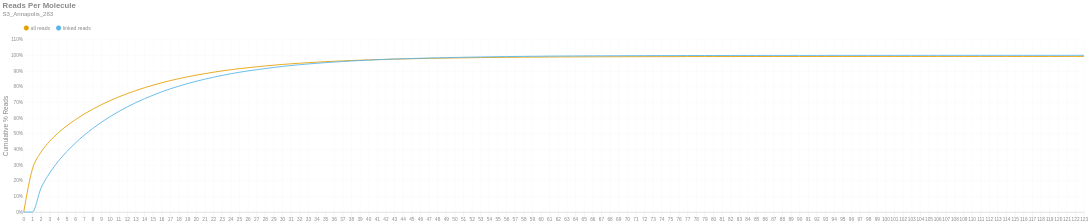

Notebook cell for this chart:
### Markdown cell above
### Reads per Molecule
This chart shows the cumulative distribution of the number of reads per linked molecule. That is, how many alignments are associated with a unique molecule. This excludes the number of reads associated with invalid or absent linked-read barcodes. The `linked` histogram is the percentages recalculated when disregarding singletons.

### Code cell
if SKIPLR:
    print_html(f"Skipped")
else:
    counts = np.bincount(valids['reads'].cast(pl.Int64).to_numpy())
    weighted = counts * np.arange(len(counts))
    all_perc = weighted / n_reads
    linked_perc = weighted / n_linked_reads
    linked_perc[1] = 0
    binned_df = pl.DataFrame({
        'readsper': list(range(len(counts))),
        'all reads (cumsum)': np.cumsum(all_perc).tolist(),
        'linked reads (cumsum)': np.cumsum(linked_perc).tolist(),
    })

    with SafeRender(binned_df):
        (
            density_plot(binned_df, 'Reads Per Molecule', samplename, 'readspmol')
            .encode(
                x=alt.X('readsper:O', title=None).axis(labelAngle=0).scale(padding=0),
                y=alt.Y('value:Q', title='Cumulative % Reads').axis(format='%').stack(False),
                color=alt.Color("key:N").scale(domain=["all reads", "linked reads"]),
                tooltip=[
                    alt.Tooltip("key:N", title="Data Type"),
                    alt.Tooltip("readsper:O", title="Reads Per Molecule"),
                    alt.Tooltip("value:Q", format=".2%", title="% Reads (Cum.)")
                ]            
            )
        ).display()

### Figure 1 — Vega-Lite specification as saved in the notebook (floating-point values rounded to 4 significant figures)
{"width": "container", "height": 400, "config": {"title": {"anchor": "start", "dy": -15, "fontSize": 18, "color": "#888888", "subtitleColor": "#888888", "subtitleFontSize": 14}, "arc": {"fill": "#0072B2"}, "axis": {"domainColor": "#888888", "domainWidth": 0.5, "gridWidth": 0.2, "grid": false, "titleFontWeight": 400, "titleFontSize": 15, "labelFontSize": 11, "labelColor": "#888888", "tickColor": "#888888", "tickWidth": 0.2, "titleColor": "#888888"}, "axisBand": {"grid": false}, "axisX": {"grid": true, "tickSize": 10, "domainCap": "round"}, "axisY": {"domain": false, "grid": true, "tickSize": 0, "domainCap": "round"}, "background": "transparent", "header": {"labelFontSize": 15, "labelColor": "#888888", "titleFontSize": 15, "titleFontWeight": 600, "titleColor": "#888888"}, "legend": {"labelFont": "sans-serif", "labelFontSize": 12, "labelColor": "#888888", "symbolSize": 100, "symbolType": "circle", "titleFontSize": 12, "titlePadding": 10, "titleColor": "#888888", "title": null, "orient": "top"}, "range": {"category": ["#E69F00", "#56B4E9", "#009E73", "#F0E442", "#0072B2", "#D55E00", "#CC79A7", "#000000"], "diverging": ["#cfe8f3", "#a2d4ec", "#73bfe2", "#46abdb", "#1696d2", "#12719e"]}, "area": {"fill": "#0072B2", "fillOpacity": 0.7, "line": true, "strokeOpacity": 0.7}, "line": {"color": "#0072B2", "stroke": "#0072B2", "strokeWidth": 2}, "trail": {"color": "#0072B2", "stroke": "#0072B2", "strokeWidth": 0, "size": 1}, "point": {"filled": true, "fillOpacity": 1.0, "size": 95}, "text": {"color": "#888888", "fontSize": 11, "align": "right", "fontWeight": 400, "size": 11}, "bar": {"fill": "#0072B2", "stroke": null}, "view": {"stroke": null, "continuousWidth": 660, "continuousHeight": 400}}, "data": {"name": "data-19714c93e4c70954430375a95eb1758f"}, "mark": {"type": "line", "interpolate": "monotone", "point": {"opacity": 0, "size": 275}}, "encoding": {"color": {"field": "key", "scale": {"domain": ["all reads", "linked reads"]}, "type": "nominal"}, "tooltip": [{"field": "key", "title": "Data Type", "type": "nominal"}, {"field": "readsper", "title": "Reads Per Molecule", "type": "ordinal"}, {"field": "value", "format": ".2%", "title": "% Reads (Cum.)", "type": "quantitative"}], "x": {"axis": {"labelAngle": 0}, "field": "readsper", "scale": {"padding": 0}, "title": null, "type": "ordinal"}, "y": {"axis": {"format": "%"}, "field": "value", "stack": false, "title": "Cumulative % Reads", "type": "quantitative"}}, "params": [{"name": "param_c36ac31b6afebe62", "select": {"type": "point", "fields": ["key"]}, "bind": "legend"}], "title": {"text": "Reads Per Molecule", "subtitle": "S3_Annapolis_283"}, "transform": [{"fold": ["all reads (cumsum)", "linked reads (cumsum)"]}, {"calculate": "replace(datum.key, ' (cumsum)', '')", "as": "key"}, {"filter": {"param": "param_c36ac31b6afebe62"}}], "usermeta": {"embedOptions": {"downloadFileName": "S3_Annapolis_283.readspmol"}}, "$schema": "https://vega.github.io/schema/vega-lite/v6.1.0.json", "datasets": {"data-19714c93e4c70954430375a95eb1758f": [{"readsper": 0, "all reads (cumsum)": 0.0, "linked reads (cumsum)": 0.0}, {"readsper": 1, "all reads (cumsum)": 0.2719, "linked reads (cumsum)": 0.0}, {"readsper": 2, "all reads (cumsum)": 0.3813, "linked reads (cumsum)": 0.1518}, {"readsper": 3, "all reads (cumsum)": 0.4511, "linked reads (cumsum)": 0.2486}, {"readsper": 4, "all reads (cumsum)": 0.505, "linked reads (cumsum)": 0.3232}, {"readsper": 5, "all reads (cumsum)": 0.5503, "linked reads (cumsum)": 0.3861}, {"readsper": 6, "all reads (cumsum)": 0.5896, "linked reads (cumsum)": 0.4406}, {"readsper": 7, "all reads (cumsum)": 0.6248, "linked reads (cumsum)": 0.4895}, {"readsper": 8, "all reads (cumsum)": 0.6561, "linked reads (cumsum)": 0.5329}, {"readsper": 9, "all reads (cumsum)": 0.6846, "linked reads (cumsum)": 0.5724}, {"readsper": 10, "all reads (cumsum)": 0.7104, "linked reads (cumsum)": 0.6082}, {"readsper": 11, "all reads (cumsum)": 0.7341, "linked reads (cumsum)": 0.641}, {"readsper": 12, "all reads (cumsum)": 0.7554, "linked reads (cumsum)": 0.6706}, {"readsper": 13, "all reads (cumsum)": 0.7749, "linked reads (cumsum)": 0.6977}, {"readsper": 14, "all reads (cumsum)": 0.7931, "linked reads (cumsum)": 0.7228}, {"readsper": 15, "all reads (cumsum)": 0.8094, "linked reads (cumsum)": 0.7455}, {"readsper": 16, "all reads (cumsum)": 0.8249, "linked reads (cumsum)": 0.7669}, {"readsper": 17, "all reads (cumsum)": 0.8386, "linked reads (cumsum)": 0.7859}, {"readsper": 18, "all reads (cumsum)": 0.8512, "linked reads (cumsum)": 0.8034}, {"readsper": 19, "all reads (cumsum)": 0.8628, "linked reads (cumsum)": 0.8195}, {"readsper": 20, "all reads (cumsum)": 0.8734, "linked reads (cumsum)": 0.8343}, {"readsper": 21, "all reads (cumsum)": 0.8831, "linked reads (cumsum)": 0.8477}, {"readsper": 22, "all reads (cumsum)": 0.8921, "linked reads (cumsum)": 0.8601}, {"readsper": 23, "all reads (cumsum)": 0.9005, "linked reads (cumsum)": 0.8718}, {"readsper": 24, "all reads (cumsum)": 0.908, "linked reads (cumsum)": 0.8822}, {"readsper": 25, "all reads (cumsum)": 0.9148, "linked reads (cumsum)": 0.8917}, {"readsper": 26, "all reads (cumsum)": 0.921, "linked reads (cumsum)": 0.9002}, {"readsper": 27, "all reads (cumsum)": 0.9266, "linked reads (cumsum)": 0.908}, {"readsper": 28, "all reads (cumsum)": 0.932, "linked reads (cumsum)": 0.9155}, {"readsper": 29, "all reads (cumsum)": 0.937, "linked reads (cumsum)": 0.9225}, {"readsper": 30, "all reads (cumsum)": 0.9417, "linked reads (cumsum)": 0.9289}, {"readsper": 31, "all reads (cumsum)": 0.9459, "linked reads (cumsum)": 0.9347}, {"readsper": 32, "all reads (cumsum)": 0.9496, "linked reads (cumsum)": 0.9399}, {"readsper": 33, "all reads (cumsum)": 0.9531, "linked reads (cumsum)": 0.9448}, {"readsper": 34, "all reads (cumsum)": 0.9562, "linked reads (cumsum)": 0.949}, {"readsper": 35, "all reads (cumsum)": 0.9594, "linked reads (cumsum)": 0.9535}, {"readsper": 36, "all reads (cumsum)": 0.962, "linked reads (cumsum)": 0.9571}, {"readsper": 37, "all reads (cumsum)": 0.9644, "linked reads (cumsum)": 0.9605}, {"readsper": 38, "all reads (cumsum)": 0.9668, "linked reads (cumsum)": 0.9638}, {"readsper": 39, "all reads (cumsum)": 0.9689, "linked reads (cumsum)": 0.9667}, {"readsper": 40, "all reads (cumsum)": 0.9708, "linked reads (cumsum)": 0.9693}, {"readsper": 41, "all reads (cumsum)": 0.9727, "linked reads (cumsum)": 0.9719}, {"readsper": 42, "all reads (cumsum)": 0.9743, "linked reads (cumsum)": 0.9741}, {"readsper": 43, "all reads (cumsum)": 0.9758, "linked reads (cumsum)": 0.9763}, {"readsper": 44, "all reads (cumsum)": 0.977, "linked reads (cumsum)": 0.978}, {"readsper": 45, "all reads (cumsum)": 0.9782, "linked reads (cumsum)": 0.9796}, {"readsper": 46, "all reads (cumsum)": 0.9794, "linked reads (cumsum)": 0.9813}, {"readsper": 47, "all reads (cumsum)": 0.9805, "linked reads (cumsum)": 0.9828}, {"readsper": 48, "all reads (cumsum)": 0.9814, "linked reads (cumsum)": 0.9841}, {"readsper": 49, "all reads (cumsum)": 0.9823, "linked reads (cumsum)": 0.9853}, {"readsper": 50, "all reads (cumsum)": 0.9832, "linked reads (cumsum)": 0.9865}, {"readsper": 51, "all reads (cumsum)": 0.984, "linked reads (cumsum)": 0.9876}, {"readsper": 52, "all reads (cumsum)": 0.9847, "linked reads (cumsum)": 0.9886}, {"readsper": 53, "all reads (cumsum)": 0.9854, "linked reads (cumsum)": 0.9895}, {"readsper": 54, "all reads (cumsum)": 0.986, "linked reads (cumsum)": 0.9904}, {"readsper": 55, "all reads (cumsum)": 0.9867, "linked reads (cumsum)": 0.9913}, {"readsper": 56, "all reads (cumsum)": 0.9872, "linked reads (cumsum)": 0.992}, {"readsper": 57, "all reads (cumsum)": 0.9876, "linked reads (cumsum)": 0.9927}, {"readsper": 58, "all reads (cumsum)": 0.9881, "linked reads (cumsum)": 0.9933}, {"readsper": 59, "all reads (cumsum)": 0.9885, "linked reads (cumsum)": 0.9939}, {"readsper": 60, "all reads (cumsum)": 0.9889, "linked reads (cumsum)": 0.9944}, {"readsper": 61, "all reads (cumsum)": 0.9893, "linked reads (cumsum)": 0.995}, {"readsper": 62, "all reads (cumsum)": 0.9895, "linked reads (cumsum)": 0.9953}, {"readsper": 63, "all reads (cumsum)": 0.9898, "linked reads (cumsum)": 0.9957}, {"readsper": 64, "all reads (cumsum)": 0.99, "linked reads (cumsum)": 0.996}, {"readsper": 65, "all reads (cumsum)": 0.9903, "linked reads (cumsum)": 0.9963}, {"readsper": 66, "all reads (cumsum)": 0.9905, "linked reads (cumsum)": 0.9967}, {"readsper": 67, "all reads (cumsum)": 0.9906, "linked reads (cumsum)": 0.9969}, {"readsper": 68, "all reads (cumsum)": 0.9908, "linked reads (cumsum)": 0.9971}, {"readsper": 69, "all reads (cumsum)": 0.991, "linked reads (cumsum)": 0.9973}, {"readsper": 70, "all reads (cumsum)": 0.9911, "linked reads (cumsum)": 0.9975}, {"readsper": 71, "all reads (cumsum)": 0.9913, "linked reads (cumsum)": 0.9977}, {"readsper": 72, "all reads (cumsum)": 0.9915, "linked reads (cumsum)": 0.998}, {"readsper": 73, "all reads (cumsum)": 0.9916, "linked reads (cumsum)": 0.9982}, {"readsper": 74, "all reads (cumsum)": 0.9917, "linked reads (cumsum)": 0.9983}, {"readsper": 75, "all reads (cumsum)": 0.9917, "linked reads (cumsum)": 0.9984}, {"readsper": 76, "all reads (cumsum)": 0.9918, "linked reads (cumsum)": 0.9985}, {"readsper": 77, "all reads (cumsum)": 0.9919, "linked reads (cumsum)": 0.9986}, {"readsper": 78, "all reads (cumsum)": 0.992, "linked reads (cumsum)": 0.9988}, {"readsper": 79, "all reads (cumsum)": 0.9921, "linked reads (cumsum)": 0.9989}, {"readsper": 80, "all reads (cumsum)": 0.9921, "linked reads (cumsum)": 0.9989}, {"readsper": 81, "all reads (cumsum)": 0.9922, "linked reads (cumsum)": 0.999}, {"readsper": 82, "all reads (cumsum)": 0.9922, "linked reads (cumsum)": 0.9991}, {"readsper": 83, "all reads (cumsum)": 0.9923, "linked reads (cumsum)": 0.9992}, {"readsper": 84, "all reads (cumsum)": 0.9924, "linked reads (cumsum)": 0.9993}, {"readsper": 85, "all reads (cumsum)": 0.9924, "linked reads (cumsum)": 0.9993}, {"readsper": 86, "all reads (cumsum)": 0.9925, "linked reads (cumsum)": 0.9994}, {"readsper": 87, "all reads (cumsum)": 0.9925, "linked reads (cumsum)": 0.9994}, {"readsper": 88, "all reads (cumsum)": 0.9925, "linked reads (cumsum)": 0.9995}, {"readsper": 89, "all reads (cumsum)": 0.9926, "linked reads (cumsum)": 0.9995}, {"readsper": 90, "all reads (cumsum)": 0.9926, "linked reads (cumsum)": 0.9995}, {"readsper": 91, "all reads (cumsum)": 0.9926, "linked reads (cumsum)": 0.9995}, {"readsper": 92, "all reads (cumsum)": 0.9926, "linked reads (cumsum)": 0.9995}, {"readsper": 93, "all reads (cumsum)": 0.9926, "linked reads (cumsum)": 0.9996}, {"readsper": 94, "all reads (cumsum)": 0.9926, "linked reads (cumsum)": 0.9996}, {"readsper": 95, "all reads (cumsum)": 0.9927, "linked reads (cumsum)": 0.9997}, {"readsper": 96, "all reads (cumsum)": 0.9927, "linked reads (cumsum)": 0.9997}, {"readsper": 97, "all reads (cumsum)": 0.9927, "linked reads (cumsum)": 0.9997}, {"readsper": 98, "all reads (cumsum)": 0.9928, "linked reads (cumsum)": 0.9998}, {"readsper": 99, "all reads (cumsum)": 0.9928, "linked reads (cumsum)": 0.9998}, {"readsper": 100, "all reads (cumsum)": 0.9928, "linked reads (cumsum)": 0.9998}, {"readsper": 101, "all reads (cumsum)": 0.9928, "linked reads (cumsum)": 0.9998}, {"readsper": 102, "all reads (cumsum)": 0.9928, "linked reads (cumsum)": 0.9998}, {"readsper": 103, "all reads (cumsum)": 0.9928, "linked reads (cumsum)": 0.9998}, {"readsper": 104, "all reads (cumsum)": 0.9928, "linked reads (cumsum)": 0.9998}, {"readsper": 105, "all reads (cumsum)": 0.9928, "linked reads (cumsum)": 0.9999}, {"readsper": 106, "all reads (cumsum)": 0.9928, "linked reads (cumsum)": 0.9999}, {"readsper": 107, "all reads (cumsum)": 0.9928, "linked reads (cumsum)": 0.9999}, {"readsper": 108, "all reads (cumsum)": 0.9929, "linked reads (cumsum)": 0.9999}, {"readsper": 109, "all reads (cumsum)": 0.9929, "linked reads (cumsum)": 0.9999}, {"readsper": 110, "all reads (cumsum)": 0.9929, "linked reads (cumsum)": 0.9999}, {"readsper": 111, "all reads (cumsum)": 0.9929, "linked reads (cumsum)": 1.0}, {"readsper": 112, "all reads (cumsum)": 0.9929, "linked reads (cumsum)": 1.0}, {"readsper": 113, "all reads (cumsum)": 0.9929, "linked reads (cumsum)": 1.0}, {"readsper": 114, "all reads (cumsum)": 0.9929, "linked reads (cumsum)": 1.0}, {"readsper": 115, "all reads (cumsum)": 0.9929, "linked reads (cumsum)": 1.0}, {"readsper": 116, "all reads (cumsum)": 0.9929, "linked reads (cumsum)": 1.0}, {"readsper": 117, "all reads (cumsum)": 0.9929, "linked reads (cumsum)": 1.0}, {"readsper": 118, "all reads (cumsum)": 0.9929, "linked reads (cumsum)": 1.0}, {"readsper": 119, "all reads (cumsum)": 0.9929, "linked reads (cumsum)": 1.0}, {"readsper": 120, "all reads (cumsum)": 0.9929, "linked reads (cumsum)": 1.0}, {"readsper": 121, "all reads (cumsum)": 0.9929, "linked reads (cumsum)": 1.0}, {"readsper": 122, "all reads (cumsum)": 0.9929, "linked reads (cumsum)": 1.0}, {"readsper": 123, "all reads (cumsum)": 0.9929, "linked reads (cumsum)": 1.0}]}}
